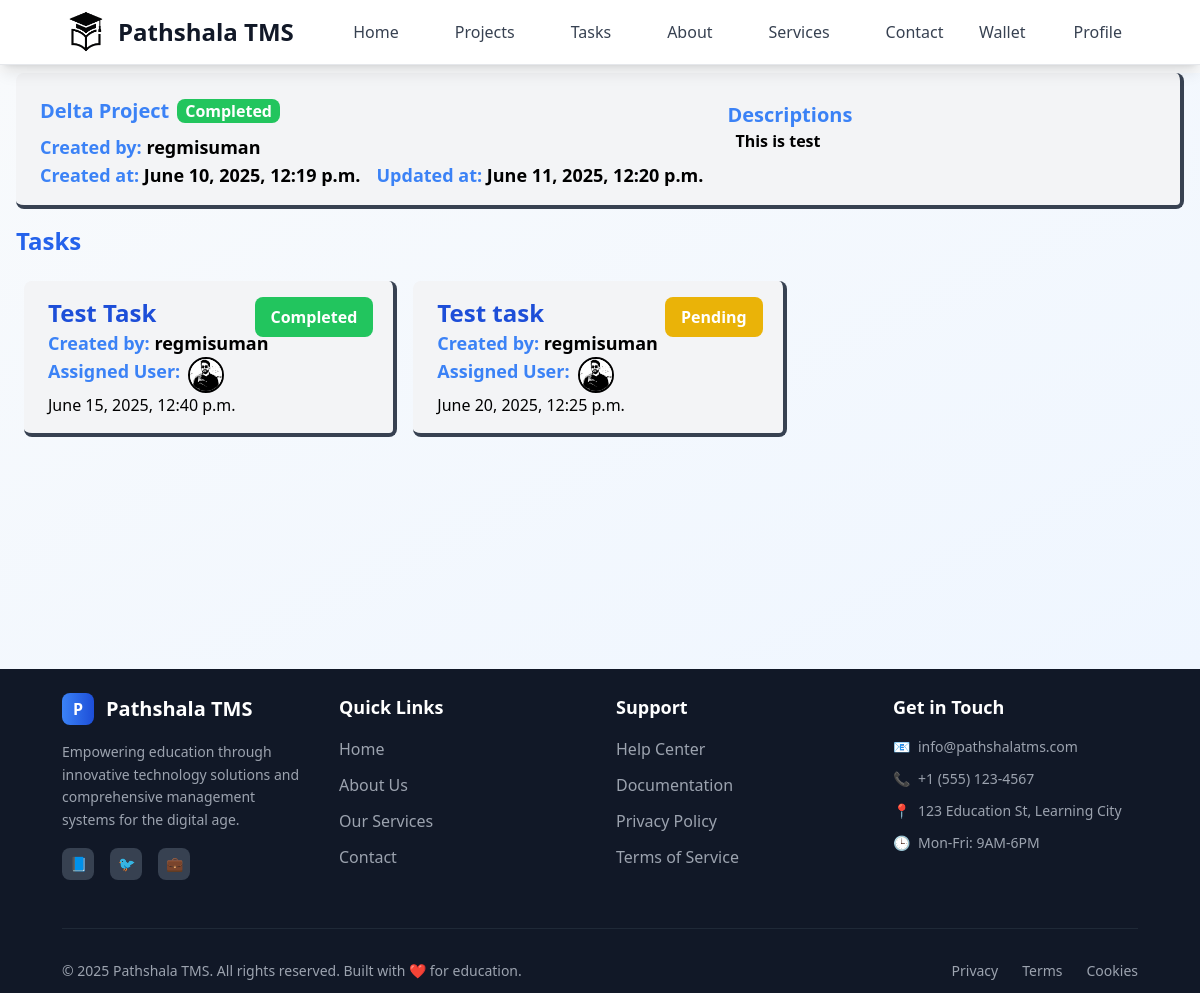
Page /employee/project-details/3/ (signed in) on the committed database.
### projects/models.py (models this page shows, shortened)
class Project(models.Model):
    class StatusOptions(models.TextChoices):
        PENDING = "Pending", "Pending"
        IN_PROGRESS = "In Progress", "In Progress"
        COMPLETED = "Completed", "Completed"
        CANCELED = "Canceled", "Canceled"
    title = models.CharField(max_length=25)
    description = models.TextField(null=True, blank=True)
    user = models.ForeignKey(User, on_delete=models.CASCADE)
    status = models.CharField(choices=StatusOptions, default=StatusOptions.PENDING, max_length=15)
    created_at = models.DateTimeField(auto_now_add=True, editable=False)
    updated_at = models.DateTimeField(auto_now=True, null=True, blank=True, editable=False)

### tasks/models.py (models this page shows)
class Task(models.Model):
    class StatusOptions(models.TextChoices):
        PENDING = "Pending", "Pending"
        IN_PROGRESS = "In Progress", "In Progress"
        COMPLETED = "Completed", "Completed"
        CANCELED = "Canceled", "Canceled"
    class TaskPriorityOptions(models.TextChoices):
        LOW = "Low", "Low"
        MEDIUM = "Medium", "Medium"
        HIGH = "High", "High"
    title = models.CharField(max_length=30)
    description = models.TextField(null=True, blank=True)
    user = models.ForeignKey(User, on_delete=models.CASCADE, related_name="tasks")
    project = models.ForeignKey(Project, on_delete=models.CASCADE)
    assigned_user = models.ForeignKey( User, on_delete=models.SET_NULL, related_name="assigned_tasks", null=True, blank=True)
    status = models.CharField(choices=StatusOptions, default=StatusOptions.PENDING, max_length=30)
    priority = models.CharField (choices=TaskPriorityOptions, default=TaskPriorityOptions.LOW, max_length=6)
    deadline = models.DateField(null=True, blank=True)
    created_at = models.DateTimeField(auto_now_add=True, editable=False)
    updated_at = models.DateTimeField(auto_now=True, editable=False)
    attachment = models.FileField(blank=True, null=True, upload_to=attachment_path)

### user/models.py (models this page shows)
class Profile(models.Model):
    class RoleOptions(models.TextChoices):
        ADMIN = 'admin', 'Admin'
        EMPLOYER = 'employer', 'Employer'
        EMPLOYEE = 'employee', 'Employee'
    class GenderOptions(models.TextChoices):
        MALE = 'male', 'Male'
        FEMALE = 'female', 'Female'
        OTHER = 'other', 'Other'
    user = models.OneToOneField(User, on_delete=models.CASCADE)
    dob = models.DateField(blank=True, null=True,)
    address = models.CharField(blank=True, null=True, max_length=100)
    phone = models.CharField(blank=True, null=True, max_length=10)
    role = models.CharField(choices=RoleOptions, default=RoleOptions.EMPLOYEE, max_length=10)
    gender = models.CharField(choices=GenderOptions, default=GenderOptions.MALE, max_length=6)
    image = models.FileField(upload_to="user_image", blank=True, null=True)

### projects/views.py (the view)
# urls.py: path("project-details/<int:id>/", employeeProjectDetails),
@login_required(login_url='/login')
def employeeProjectDetails(request, id):
    project = Project.objects.get(id=id)
    tasks = Task.objects.filter(assigned_user = request.user, project=project)
    return render(request, "pages/employee/project/project_details.html", {"project":project, "tasks":tasks})

### templates/pages/employee/project/project_details.html (shortened to what this page needs)
{% extends 'layouts/main.html' %}
{% block content %}
<div
  class="mx-4 flex space-x-6 space-y-3 relative bg-gray-100 border-b-4 border-r-4 border-gray-700 rounded-lg py-4 px-6 my-2">
  <div>
    <div class="flex gap-2">
    <div class="text-xl font-bold text-blue-500 my-2">{{ project.title }}</div>
        <span class="
        {% if project.status == 'Canceled' %} bg-red-500
        {% elif project.status == 'Completed' %} bg-green-500
        {% elif project.status == 'Pending' %} bg-yellow-500
        {% elif project.status == 'In Progress' %} bg-blue-700
        {% else %} bg-purple-500
        {% endif %}
          h-6 px-2 my-auto rounded-lg text-white font-bold">
      {{ project.status }}
    </span>
    </div>
    <div class="font-semibold text-lg">
      <span class="text-blue-500">Created by:</span> {{ project.user }}
    </div>
    <div class="flex gap-4 font-semibold text-lg">
      <div>
        <span class="text-blue-500">Created at:</span> {{ project.created_at }}
      </div>
      <div>
        <span class="text-blue-500">Updated at:</span> {{ project.updated_at }}
      </div>
    </div>
  </div>
  <div class="flex flex-col">
    <div class="font-semibold text-blue-500 text-xl">Descriptions</div>
    <div class="ms-2 font-semibold">{{ project.description }}</div>
  </div>
</div>
<div class="flex flex-col mx-2">
  <div class="flex p-2 mb-2 justify-between">
    <h1 class="text-blue-600 text-center text-2xl font-bold">Tasks</h1>
  </div>
  {% if tasks %}
  <div class="grid gap-4 grid-cols-1 md:grid-cols-2 lg:grid-cols-3 mx-4">
    {% for task in tasks %}
    <a href="/employee/task/{{task.id}}">
      <div
        class="relative bg-gray-100 hover:bg-gray-200 hover:scale-[102%] transition:ease-in-out duration-300 border-b-4 border-r-4 border-gray-700 rounded-lg py-4 px-6 my-2">
        <div>
          <div class="text-2xl font-bold text-blue-700">{{ task.title }}</div>
        </div>
        <span class="
                {% if task.status == 'Canceled' %} bg-red-500
                {% elif task.status == 'Completed' %} bg-green-500
                {% elif task.status == 'Pending' %} bg-yellow-500
                {% elif task.status == 'In Progress' %} bg-blue-700
                {% else %} bg-purple-500
                {% endif %}
                absolute top-0 right-5 z-5 px-4 py-2 rounded-lg text-white font-bold my-4">
          {{ task.status }}
        </span>
        <div class="text-lg font-semibold">
          <span class="text-blue-500">Created by: </span>{{ task.user }}
        </div>
        <div class="text-lg font-semibold flex gap-2">
          <span class="text-blue-500">Assigned User: </span>
          {%if task.assigned_user%}
          {%if task.assigned_user.profile.image%}
          <img class="h-9 w-9 border-2 border-black rounded-full" src=" /media/{{task.assigned_user.profile.image}}"
            alt="assigned user" />
          {%else%}
          <img class="h-9 w-9 border-2 border-black rounded-full" src="/media/system_image/sample_user_icon.png"
            alt="assigned user" />
          {%endif%}
          {%else%}
          <span class="mb-2">User Not assigned</span>
          {%endif%}
        </div>
        <div>{{ task.created_at }}</div>
      </div>
    </a>
    {% endfor %}
  </div>
  {% endif %}
</div>
{% endblock %}

### rows in the picture
Project: title "Delta Project", status "Completed", user "regmisuman", created_at "June 10, 2025, 12:19 p.m.", updated_at "June 11, 2025, 12:20 p.m.", description "This is test"
Task: title "Test Task", status "Completed", user "regmisuman", assigned_user.profile.image (picture), created_at "June 15, 2025, 12:40 p.m."
Task: title "Test task", status "Pending", user "regmisuman", assigned_user.profile.image (picture), created_at "June 20, 2025, 12:25 p.m."
